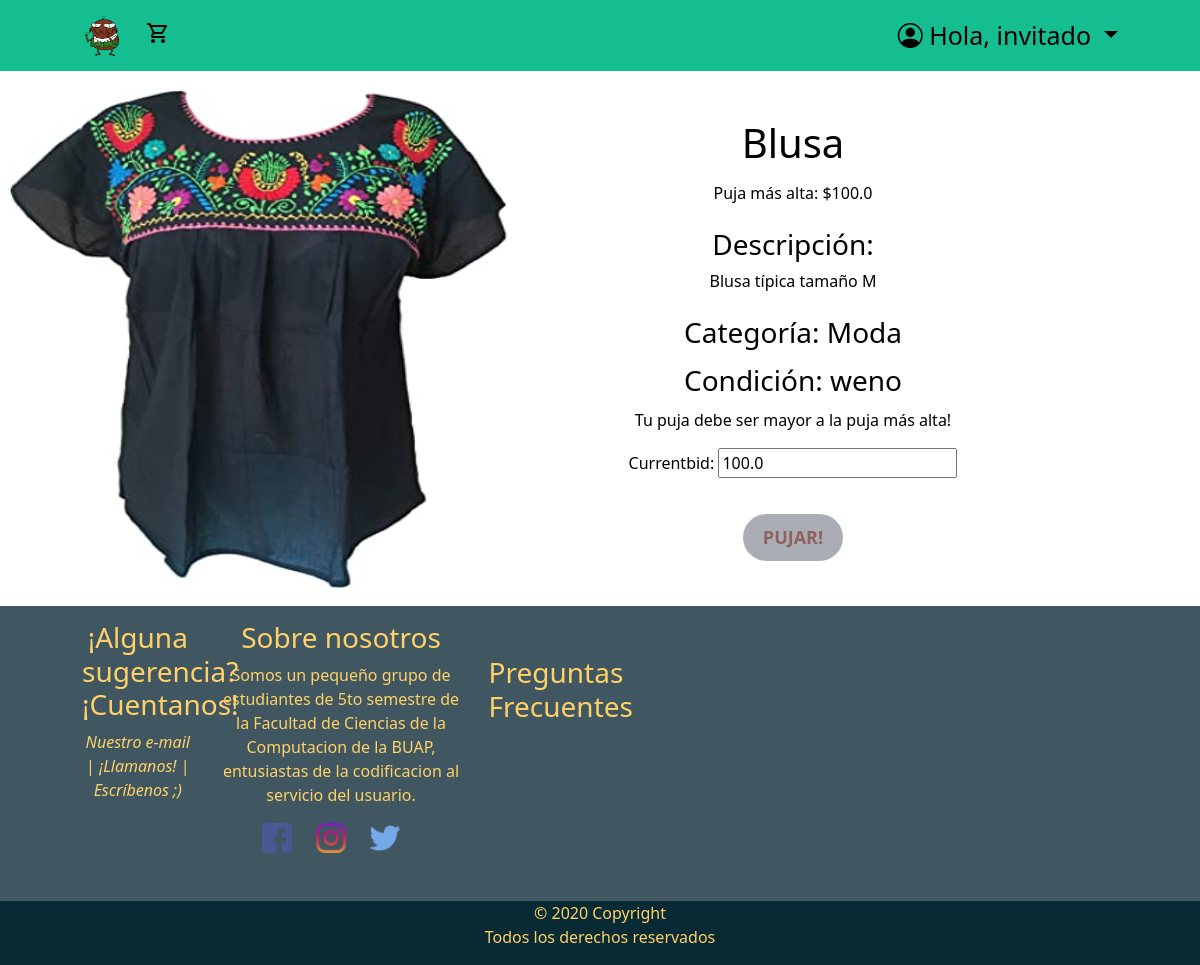
Page /products/bid/2/ on the earlier database version.
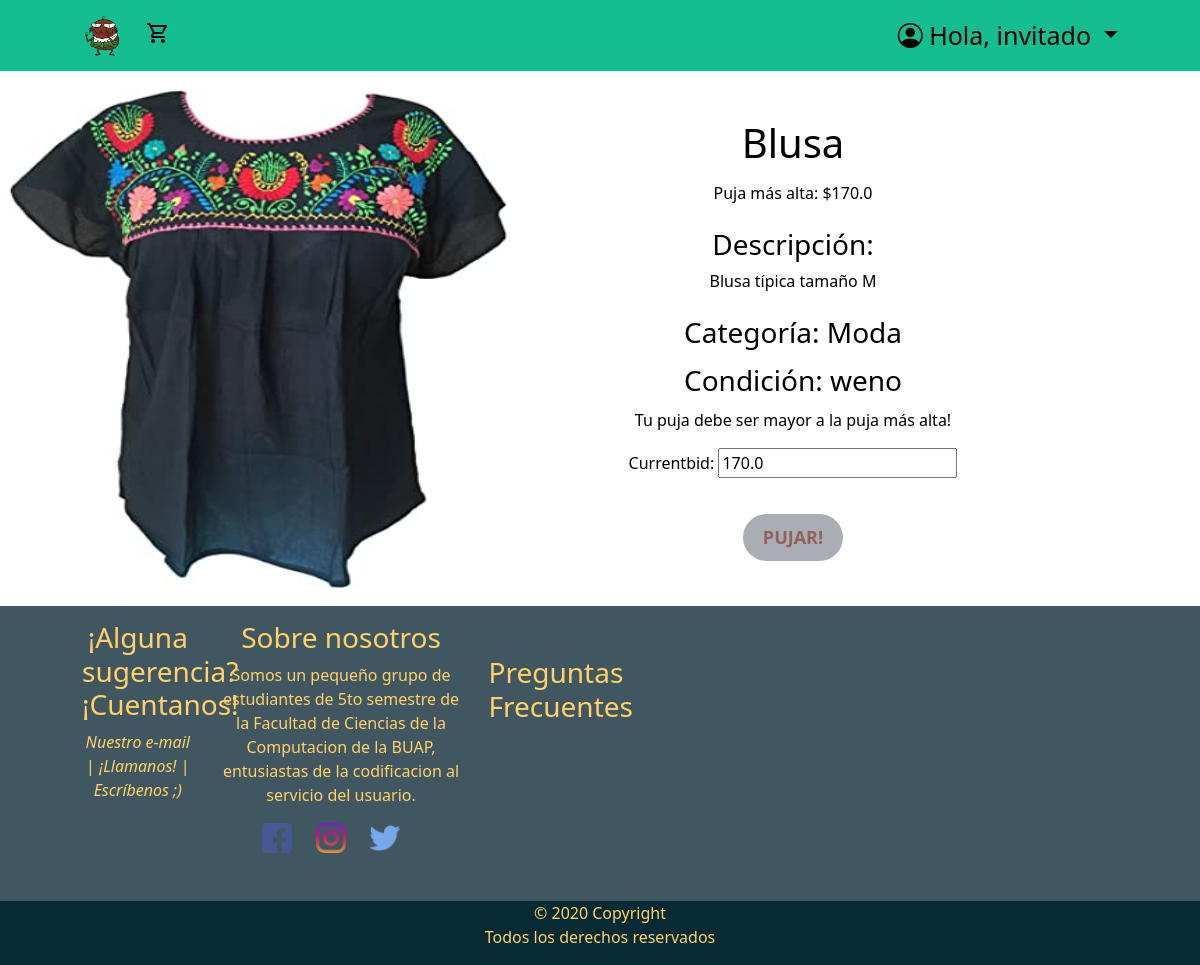
Same page on the later database version.
### store/models.py (models this page shows, shortened)
class Product(models.Model):
    productName = models.CharField(max_length=50)
    description = models.CharField(max_length=200)
    category = models.CharField(max_length=50)
    isActive = models.BooleanField(default=True)
    image = models.ImageField()
    objects = models.Manager()
    products = ProductManager()
    seller = models.ForeignKey(User, null=True, on_delete=models.SET_NULL)
    class Meta:
        abstract = True

class BidProduct(Product):
    currentBid = models.FloatField(blank=True,default=0)
    minBid = models.FloatField(default=0)
    condition = models.CharField(max_length=20, choices=CONDITION_CHOICES, default='good')
    bidWinner = models.OneToOneField(User, related_name="BidWinner", null=True, on_delete=models.SET_NULL, blank=True)

### store/views.py (the view, shortened to what this page needs)
# urls.py: path("bid/<int:id_product>/", views.goToBidProduct, name="bidProductPage"),
def goToBidProduct(request,id_product):
    product = BidProduct.objects.get(id=id_product)
    theForm = BidForm(instance=product)
    productCurrentBid = product.currentBid
    if product.isActive and product.bidWinner==None:#Condición para saber si sigue activo (Cuando termine la puja o el usuario así lo decida)
        print(product.bidWinner)#Debe mostrar None en terminal
        return render(request, "store/bidProductTemplate.html", {"product" : product, "form":theForm})
    return HttpResponseNotAllowed("Not allowed")

### store/forms.py
class BidForm(forms.ModelForm):
    currentBid = forms.IntegerField(widget=forms.NumberInput(None))
    class Meta:
        model = BidProduct
        fields = ['currentBid']

### cart/context_processors.py (called while the page is built)
def cart(request):
    return {'cart':Cart (request)}

### store/templates/store/bidProductTemplate.html (shortened to what this page needs)
{% extends 'core/layout.html' %}
{% load static %}
{% block cssPath %}
<link rel="stylesheet" href="{% static 'store/productTemplate.css' %}"  type="text/css"/>
{% endblock cssPath %}
{% if productFound %}
    {% block body %}
    <div class="infoContainer">
    <div class="row">
    <div class="col-md-3 register-left my-auto">
        <div class="pictures">
            <img src="{{product.image.url}}"  alt="Product Image" width="500" height="500" />
        </div>
    </div>
    <div class="col-md-9 register-right">
    <div class="tab-content" id="myTabContent">
    <div class="tab-pane fade show active" id="home" role="tabpanel" aria-labelledby="home-tab">
    <div id="littlePadding" class="col">
        <font style="color:black" align="center">
        <div class="productDescription">
            <div class="productName">
                <h1>{{ product.productName }}</h1>
            </div>
            <div class="price">
                <p>Puja más alta: ${{ product.currentBid}}</p>
            </div>
            <div class="description">
                <h3>Descripción:</h3>
                <p>{{ product.description }}</p>
            </div>
            <div class="category">
                <h3>Categoría: {{ product.category }} <h3>
            </div>
            <div class="condition">
                <h3>Condición: {{ product.condition }}</h3>
            </div>
            <p>Tu puja debe ser mayor a la puja más alta!</p>
            <div class="form">
                <form method="POST" >
                    {{form.as_p}}
                    <button id="buttonLogin" type="submit" name="BidProduct">PUJAR!</button>
                </form>
            </div>
        </font>
        </div>
    </div>
    </div>
    </div>
    </div>
    </div>
    </div>
    {% endblock body %}
{% else %}
    <h1>Product no encontrado!</h1>
{% endif %}

Differences in the rows shown:
changed BidProduct "Blusa": currentBid "100.0" → "170.0"
Other differences:
form field currentBid: "100.0" → "170.0"
